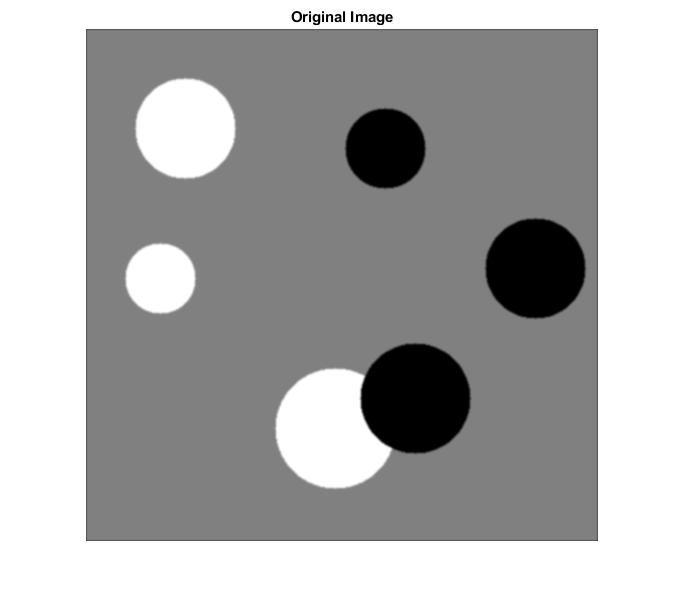
%> input picture Week2/Tutorial/matlab_example/imgs/circlesBrightDark.png, 686 x 605 px
$ octave thresholding.m   (GNU Octave 9; MATLAB toolbox functions it lacks are replaced by stand-ins)
%> lines starting %> are read from the running program, lines starting %| are printed output that depends on the picture; in (x1, y1, x2, y2) boxes, pixels count from 0 and x2, y2 are one past the last pixel; in counts of white or black regions, pixels touching at a corner belong together; the program's own positions count from 1
% read image into workspace
I = imread('imgs/circlesBrightDark.png');
%> I is the input picture: size 605x686x3 uint8; min 0, max 255, mean 173.9
I = rgb2gray(I);
%> I: size 605x686 uint8
figure;imshow(I);
axis off
title('Original Image')
% check meta info of x
whos I

% single
BW = im2bw(I, 0.5);
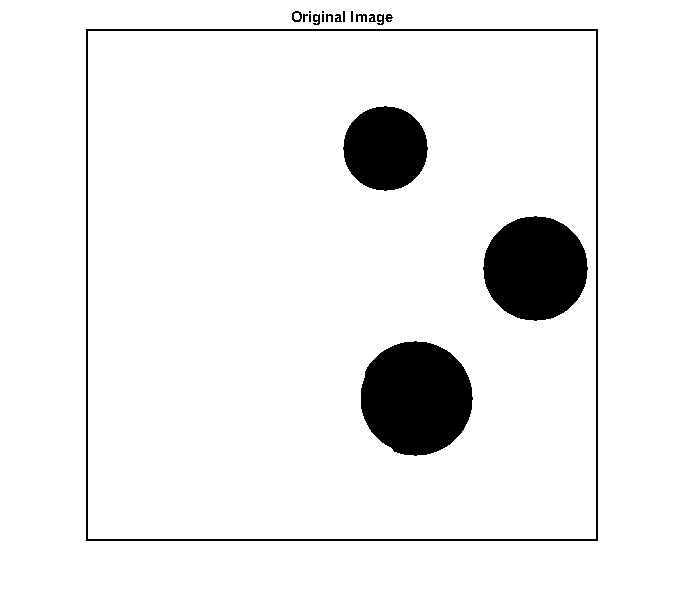
%> BW: size 605x686 logical; 93.1% white; 19 black regions (4 under 20 px), largest, box (x1, y1, x2, y2) and area: (361, 341, 473, 456) 10049, (483, 216, 588, 321) 8545, (343, 106, 428, 191) 5589
figure;imshow(BW)
axis off
title('Single Thresholding Image')

% multi
thresh = multithresh(I,2),
%> thresh = [64 190]
seg_I = imquantize(I,thresh);
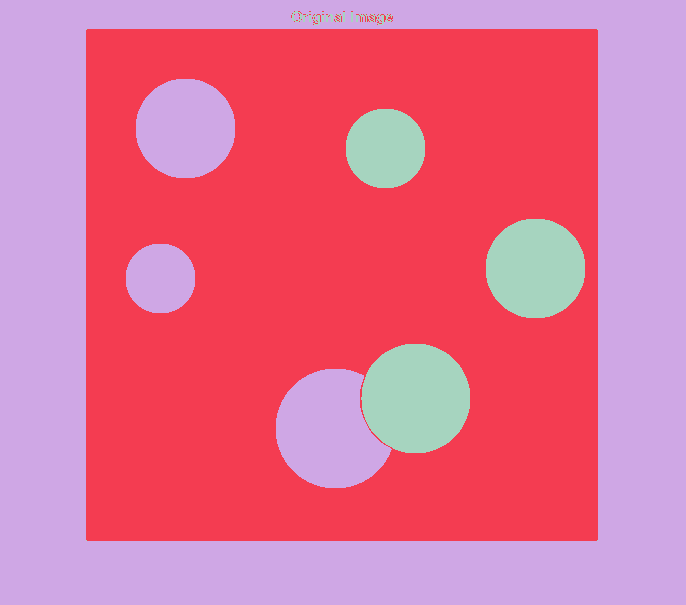
%> seg_I: size 605x686 double; 3 distinct labels, from 1 to 3; one colour per label, 0 black
RGB = label2rgb(seg_I);
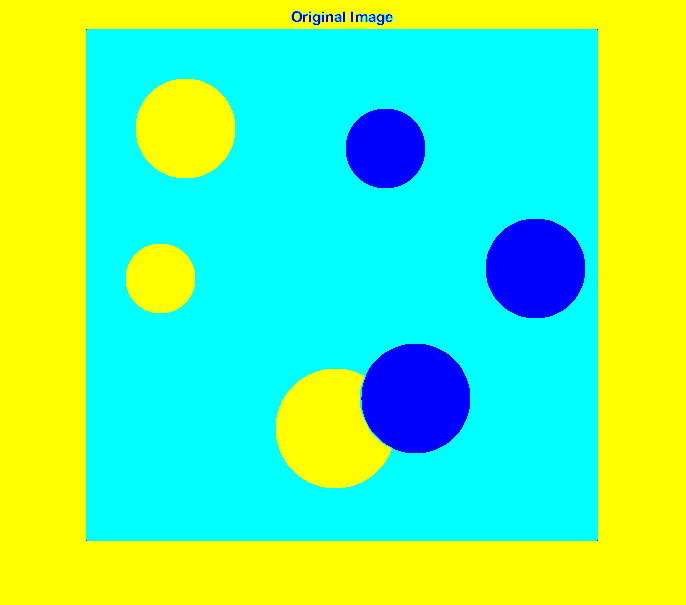
%> RGB: size 605x686x3 uint8; mean R, G, B 106.7, 241.1, 148.3
figure;imshow(RGB)
axis off
title('RGB Segmented Image')
